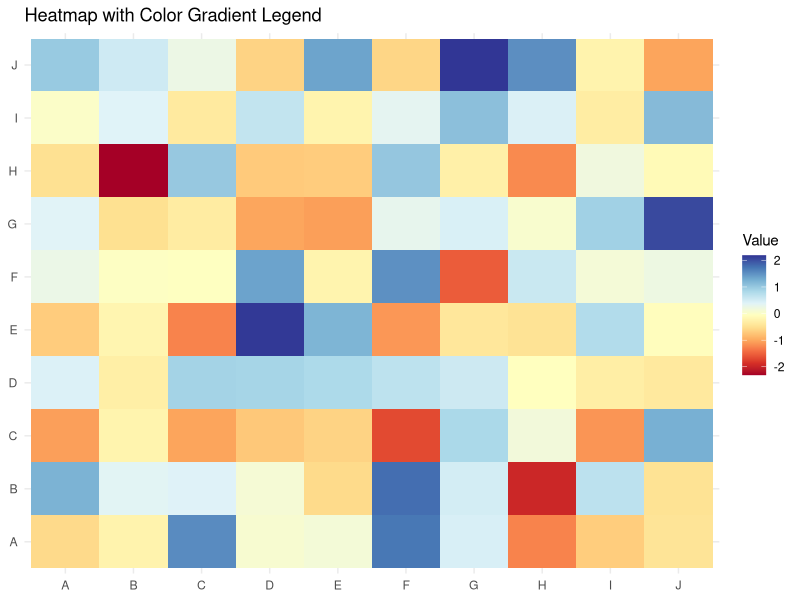

Write the R code that produced this figure.
#!/bin/R

# Author: Alice Laigle

#install.packages("ggplot2")  # Run this line if ggplot2 is not installed
library(ggplot2)

## plot output path (local)
plotPATH <- "/Users/alicelaigle/PhD/fungalHiC/5_final_results/Figure2_genetic_contacts/"

# Sample data creation
set.seed(123)  # For reproducibility
data_matrix <- matrix(rnorm(100), nrow = 10)  # 10x10 matrix of random values
# color palette from Mol* Viewer 
colors <- c("#a50026", "#d73027", "#f46d43", "#fdae61", "#fee090",
            "#ffffbf", "#e0f3f8", "#abd9e9", "#74add1", "#4575b4", "#313695")

# Convert to data frame for ggplot
data_long <- as.data.frame(as.table(data_matrix))
colnames(data_long) <- c("X", "Y", "Value")
# Create the heatmap
g <- ggplot(data_long, aes(x = X, y = Y, fill = Value)) +
  geom_tile() +
  scale_fill_gradientn(colors = colors, name = "Value") + 
  theme_minimal() +
  labs(title = "Heatmap with Color Gradient Legend") +
  theme(
    axis.title.x = element_blank(),
    axis.title.y = element_blank(),
    legend.position = "right"
  )
ggsave(g, 
       file=paste0(plotPATH,"dummy_heatmap_for_Figure2_gradient.pdf"), 
       width = 10, height = 10, units = "cm")
